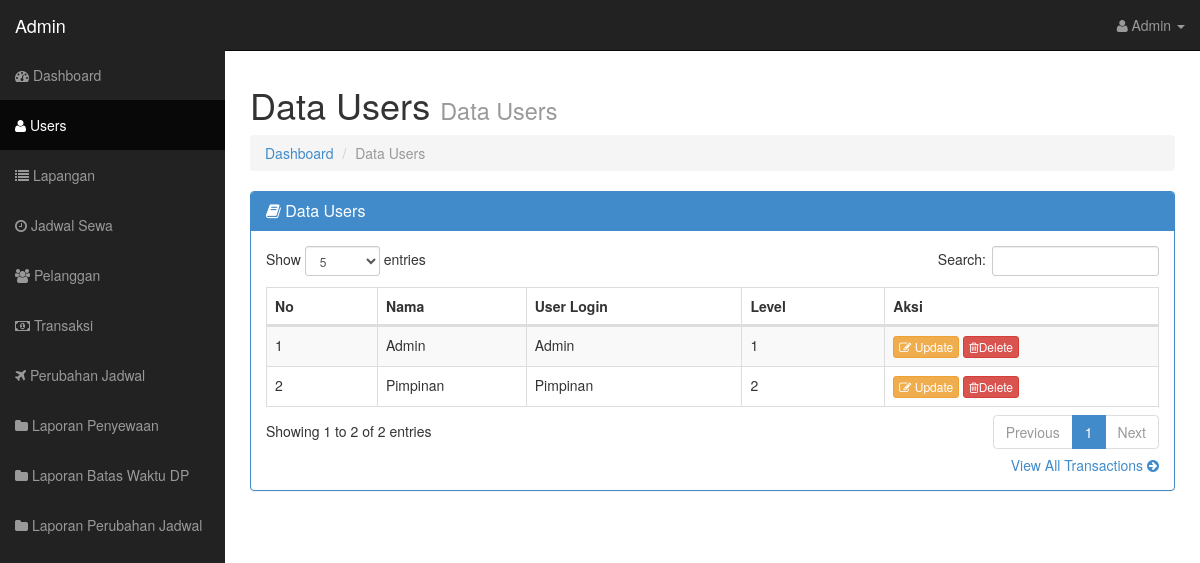
Screenshot of /admin/?page=users (signed in) with the database file from the repository.
### tables this page shows
CREATE TABLE `users` (
  `id_user` int(11) NOT NULL,
  `nama_user` varchar(30) NOT NULL,
  `username` varchar(30) NOT NULL,
  `password` varchar(255) NOT NULL,
  `level` int(11) NOT NULL
);

### admin/classcrud/classcrud.php (called while the page is built, shortened)
<?php
class Users {
    public function tampil_user($koneksi){
        $qry = $koneksi->query("SELECT * FROM users ORDER BY id_user ASC");
        return $qry;
        return $data;
    }
}
$users = new Users();
?>

### admin/views/users.php (the view, shortened to what this page needs)
<!DOCTYPE html>
<html lang="en">
<head>
</head>
<body>
<div class="row">
          <div class="col-lg-12">
            <h1>Data Users <small>Data Users</small></h1>
            <ol class="breadcrumb">
              <li><a href="index.html"><i class="icon-dashboard"></i> Dashboard</a></li>
              <li class="active"><i class="icon-file-alt"></i>Data Users</li>
            </ol>
          </div>
        </div>
  <div class="row">
            <div class="col-lg-12">
            <div class="panel panel-primary">
              <div class="panel-heading">
                <h3 class="panel-title"><i class="fa fa-book"></i> Data Users</h3>
              </div>
              <div class="panel-body">
                <div class="table-responsive">
                  <table class="table table-bordered table-hover table-striped tablesorter" id="dataTable">
                    <thead>
                        <tr>
                            <th>No</th>
                            <th>Nama</th>
                            <th>User Login</th>
                            <th>Level</th>
                            <th>Aksi</th>
                        </tr>
                    </thead>
                    <tbody>
                    <?php
                      $qry = $users->tampil_user($koneksi);
                      foreach ($qry as $dat => $data) {
                    ?>
                    <tr>
                        <td><?= $dat + 1 ?></td>
                        <td><?= ucwords($data['nama_user']) ?></td>
                        <td><?= ucwords($data['username']) ?></td>
                        <td><?= ucwords($data['level']) ?></td>
                        <td>
                            <a id="ubahdatausers" data-toggle="modal" data-target="#ubahusers" data-idusers="<?= $data['id_user'] ?>" data-namausers="<?= $data['nama_user'] ?>" ><button class="btn btn-warning btn-xs"><i class="fa fa-pencil-square-o"></i> Update</button></a>
                            <a href="?page=users&hapus=<?= $data['id_user'] ?>" class="btn btn-danger btn-xs" onclick="return confirm('Yakin Ingin Di Hapus ?')"><i class="fa fa-trash-o"></i>Delete</a>
                        </td>
                    </tr>
                    <?php } ?>
                    </tbody>
                  </table>
                </div>
                <div class="text-right">
                  <a href="#">View All Transactions <i class="fa fa-arrow-circle-right"></i></a>
                </div>
              </div>
            </div>
          </div>
        </div>
        <?php include_once 'modalaksi/ubahusers.php'; ?>
</body>
</html>

### assets/css/sb-admin.css (style rules this page uses)
body { margin-top: 50px; background-image: url("../bg/bgadm.png"); background-size: cover; background-repeat: no-repeat; }
table.tablesorter thead { cursor: pointer; }

### rows the page displays
users: nama_user "Admin", username "Admin", level "1"
users: nama_user "Pimpinan", username "Pimpinan", level "2"

### other values shown
$_SESSION['adm']['username'] "Admin"
$_SESSION['adm']['namauser'] "Admin"
